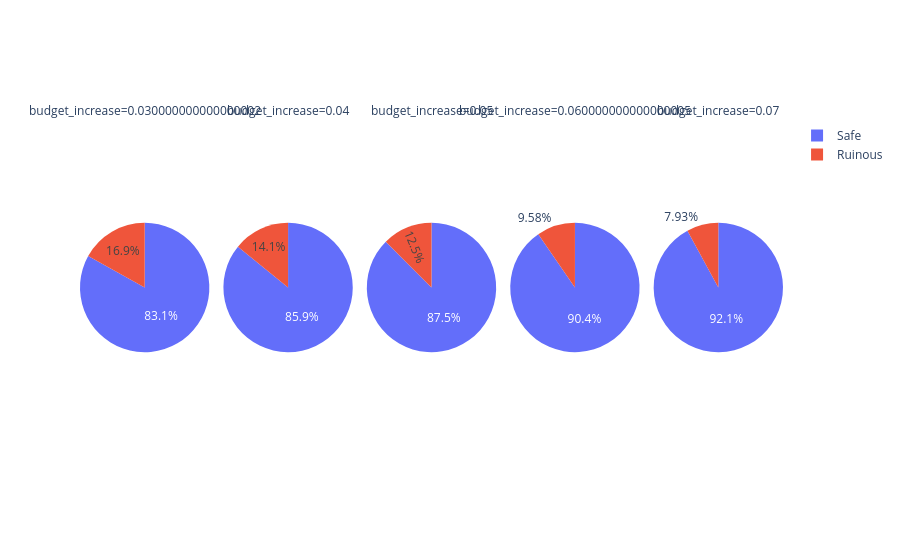

Source (notebook cell):
### Code cell
MONTHS_TO_SIMULATE = 13
SIMULATIONS = 10000
STARTING_BALANCE = 15711.40
BUDGET_INCREASES = (budget_increase / 100.0 + 0.05 for budget_increase in range(-2, 3))
cashflow_by_month_by_increase = [
    (
        budget_increase,
        cashflow.with_columns(
            pl.col("amount")
            * pl.when(pl.col("is_income")).then(1 + budget_increase).otherwise(-1)
        )
        .group_by(
            year=pl.col("date").dt.year(),
            month=pl.col("date").dt.month(),
        )
        .agg(pl.col("amount").sum()),
    )
    for budget_increase in BUDGET_INCREASES
]

px.pie(
    pl.concat(
        pl.collect_all(
            (
                cashflow_by_month.lazy()
                .select(
                    (
                        pl.col("amount")
                        .sample(MONTHS_TO_SIMULATE, shuffle=True)
                        .cum_sum()
                        + pl.lit(STARTING_BALANCE)
                    ).min(),
                )
                .with_columns(
                    simulation_id=pl.lit(simulation_id),
                    budget_increase=pl.lit(budget_increase),
                )
                for (
                    budget_increase,
                    cashflow_by_month,
                ) in cashflow_by_month_by_increase
                for simulation_id in range(0, SIMULATIONS)
            )
        )
    )
    .group_by(
        "budget_increase",
        ruinous=pl.col("amount") < 0,
    )
    .len()
    .with_columns(
        ruinous=pl.when("ruinous").then(pl.lit("Ruinous")).otherwise(pl.lit("Safe"))
    )
    .sort("budget_increase"),
    names="ruinous",
    values="len",
    facet_col="budget_increase",
)

### Figure 1 — Plotly figure (JSON) as saved in the notebook; plotly's stock layout.template omitted (floating-point values rounded to 4 significant figures)
{"data": [{"domain": {"x": [0, 0.184], "y": [0, 1]}, "hovertemplate": "budget_increase=0.030000000000000002<br>ruinous=%{label}<br>len=%{value}<extra></extra>", "labels": ["Safe", "Ruinous"], "legendgroup": "", "name": "", "showlegend": true, "type": "pie", "values": [8309, 1691]}, {"domain": {"x": [0.204, 0.388], "y": [0, 1]}, "hovertemplate": "budget_increase=0.04<br>ruinous=%{label}<br>len=%{value}<extra></extra>", "labels": ["Ruinous", "Safe"], "legendgroup": "", "name": "", "showlegend": true, "type": "pie", "values": [1412, 8588]}, {"domain": {"x": [0.408, 0.592], "y": [0, 1]}, "hovertemplate": "budget_increase=0.05<br>ruinous=%{label}<br>len=%{value}<extra></extra>", "labels": ["Ruinous", "Safe"], "legendgroup": "", "name": "", "showlegend": true, "type": "pie", "values": [1249, 8751]}, {"domain": {"x": [0.612, 0.796], "y": [0, 1]}, "hovertemplate": "budget_increase=0.060000000000000005<br>ruinous=%{label}<br>len=%{value}<extra></extra>", "labels": ["Safe", "Ruinous"], "legendgroup": "", "name": "", "showlegend": true, "type": "pie", "values": [9042, 958]}, {"domain": {"x": [0.816, 1], "y": [0, 1]}, "hovertemplate": "budget_increase=0.07<br>ruinous=%{label}<br>len=%{value}<extra></extra>", "labels": ["Ruinous", "Safe"], "legendgroup": "", "name": "", "showlegend": true, "type": "pie", "values": [793, 9207]}], "layout": {"annotations": [{"font": {}, "showarrow": false, "text": "budget_increase=0.030000000000000002", "x": 0.092, "xanchor": "center", "xref": "paper", "y": 1, "yanchor": "bottom", "yref": "paper"}, {"font": {}, "showarrow": false, "text": "budget_increase=0.04", "x": 0.296, "xanchor": "center", "xref": "paper", "y": 1, "yanchor": "bottom", "yref": "paper"}, {"font": {}, "showarrow": false, "text": "budget_increase=0.05", "x": 0.5, "xanchor": "center", "xref": "paper", "y": 1, "yanchor": "bottom", "yref": "paper"}, {"font": {}, "showarrow": false, "text": "budget_increase=0.060000000000000005", "x": 0.704, "xanchor": "center", "xref": "paper", "y": 1, "yanchor": "bottom", "yref": "paper"}, {"font": {}, "showarrow": false, "text": "budget_increase=0.07", "x": 0.908, "xanchor": "center", "xref": "paper", "y": 1, "yanchor": "bottom", "yref": "paper"}], "legend": {"tracegroupgap": 0}, "margin": {"t": 60}}}
